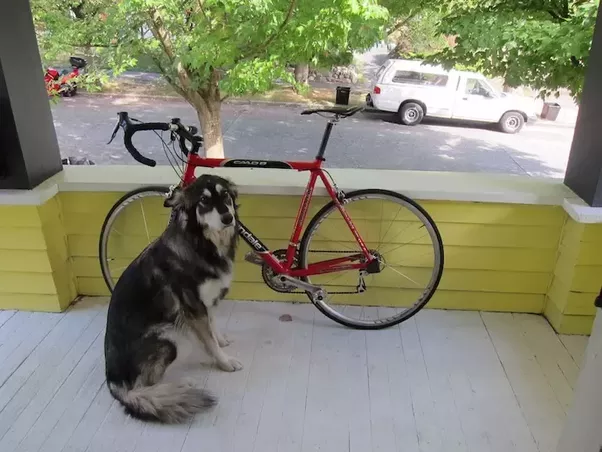
#> input picture Edge Detection/Dog.png, 602 x 452 px
$ python Edge_Canny.py
#> lines starting #> are read from the running program, lines starting #| are printed output that depends on the picture
from PIL import Image
import numpy as np


def rgb2gray(rgb):
    r, g, b = rgb[:, :, 0], rgb[:, :, 1], rgb[:, :, 2]
    gray = 0.2989 * r + 0.5870 * g + 0.1140 * b
    return gray


def convolve3d_grayscale(image, kernel):
    output = np.zeros_like(image)
    image_padded = np.zeros((image.shape[0] + kernel.shape[0] - 1, image.shape[1] + kernel.shape[1] - 1))
    image_padded[kernel.shape[0] - 2:-1:, kernel.shape[1] - 2:-1:] = image
    image_padded[0, 0] = image[0, 0]
    image_padded[-1, -1] = image[-1, -1]
    for x in range(image.shape[1]):
        for y in range(image.shape[0]):
            output[y, x] = (kernel * image_padded[y: y + kernel.shape[0], x: x + kernel.shape[1]]).sum()
    return output


def non_max_suppression(img, D):
    M, N = img.shape
    Z = np.zeros((M, N), dtype=np.int32)
    angle = D * 180. / np.pi
    angle[angle < 0] += 180

    for i in range(1, M - 1):
        for j in range(1, N - 1):
            try:
                q = 255
                r = 255

                # angle 0
                if (0 <= angle[i, j] < 22.5) or (157.5 <= angle[i, j] <= 180):
                    q = img[i, j + 1]
                    r = img[i, j - 1]
                # angle 45
                elif 22.5 <= angle[i, j] < 67.5:
                    q = img[i + 1, j - 1]
                    r = img[i - 1, j + 1]
                # angle 90
                elif 67.5 <= angle[i, j] < 112.5:
                    q = img[i + 1, j]
                    r = img[i - 1, j]
                # angle 135
                elif 112.5 <= angle[i, j] < 157.5:
                    q = img[i - 1, j - 1]
                    r = img[i + 1, j + 1]

                if (img[i, j] >= q) and (img[i, j] >= r):
                    Z[i, j] = img[i, j]
                else:
                    Z[i, j] = 0

            except IndexError as e:
                pass

    return Z


def threshold(img, weak, strong, lowThresholdRatio=0.05, highThresholdRatio=0.09):
    highThreshold = img.max() * highThresholdRatio
    lowThreshold = highThreshold * lowThresholdRatio
    M, N = img.shape
    res = np.zeros((M, N), dtype=np.int32)
    weak = np.int32(weak)
    strong = np.int32(strong)
    strong_i, strong_j = np.where(img >= highThreshold)
    zeros_i, zeros_j = np.where(img < lowThreshold)
    weak_i, weak_j = np.where((img <= highThreshold) & (img >= lowThreshold))
    res[strong_i, strong_j] = strong
    res[weak_i, weak_j] = weak
    return res, weak, strong


def hysteresis(img, weak, strong=255):
    M, N = img.shape
    for i in range(1, M - 1):
        for j in range(1, N - 1):
            if img[i, j] == weak:
                try:
                    if ((img[i + 1, j - 1] == strong) or (img[i + 1, j] == strong) or (img[i + 1, j + 1] == strong)
                            or (img[i, j - 1] == strong) or (img[i, j + 1] == strong)
                            or (img[i - 1, j - 1] == strong) or (img[i - 1, j] == strong) or (
                                    img[i - 1, j + 1] == strong)):
                        img[i, j] = strong
                    else:
                        img[i, j] = 0
                except IndexError as e:
                    pass
    return img


x_direction_kernel = np.array([[-1, 0, 1],
                               [-2, 0, 2],
                               [-1, 0, 1]], np.float32)

y_direction_kernel = np.array([[-1, -2, -1],
                               [0, 0, 0],
                               [1, 2, 1]], np.float32)

gaussian_blur = np.array([[1, 4, 6, 4, 1],
                          [4, 16, 24, 16, 4],
                          [6, 24, 36, 24, 6],
                          [4, 16, 24, 16, 4],
                          [1, 4, 6, 4, 1]]) / 256

#img = "Cube.jpg"
img = "Dog.png"
im = rgb2gray(np.array(Image.open(img)))
#> in rgb2gray, `r, g, b = rgb[:, :, 0], rgb[:, :, 1], rgb[:, :, 2]`:
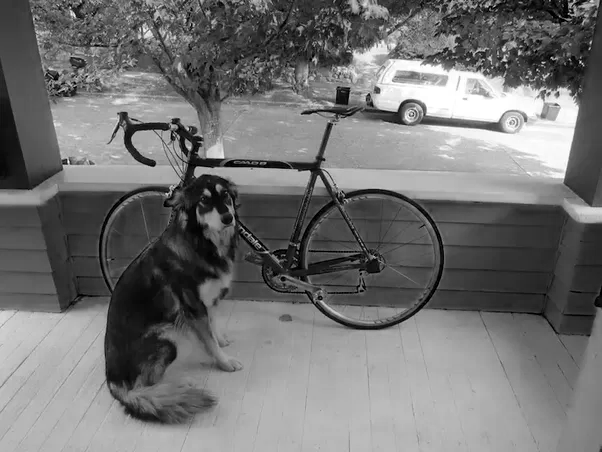
#> b: shape (452, 602); min 0, max 255, mean 114.6
im = convolve3d_grayscale(im, gaussian_blur)
#> in convolve3d_grayscale, `image_padded[0, 0] = image[0, 0]`: image_padded: shape (456, 606) float64; min 0, max 255, mean 131
#> in convolve3d_grayscale, `image_padded[-1, -1] = image[-1, -1]`: image_padded: shape (456, 606) float64; min 0, max 255, mean 131
intensity_x = convolve3d_grayscale(im, x_direction_kernel)
#> in convolve3d_grayscale (call 2), `image_padded[0, 0] = image[0, 0]`: image_padded: shape (454, 604) float64; min 0, max 254.4, mean 131.4
#> in convolve3d_grayscale (call 2), `image_padded[-1, -1] = image[-1, -1]`: image_padded: shape (454, 604) float64; min 0, max 254.4, mean 131.4
#> after the loop in convolve3d_grayscale (call 2), `for x in range(image.shape[1]):`:
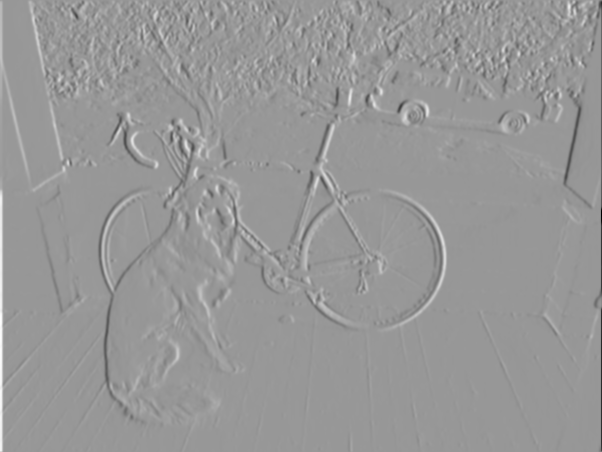
#> output: shape (452, 602) float64; min -752.1, max 511.4, mean 0.4; drawn with min black and max white
intensity_y = convolve3d_grayscale(im, y_direction_kernel)
#> after the loop in convolve3d_grayscale (call 3), `for x in range(image.shape[1]):`:
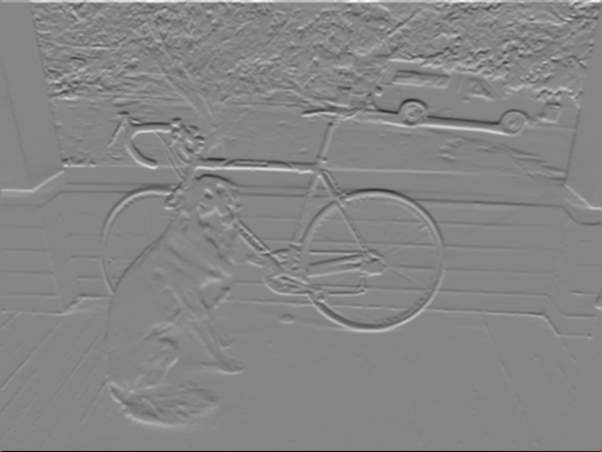
#> output: shape (452, 602) float64; min -699.1, max 635.1, mean 1; drawn with min black and max white
im = np.hypot(intensity_x, intensity_y)
im = im / im.max() * 255
theta = np.arctan2(intensity_y, intensity_x)
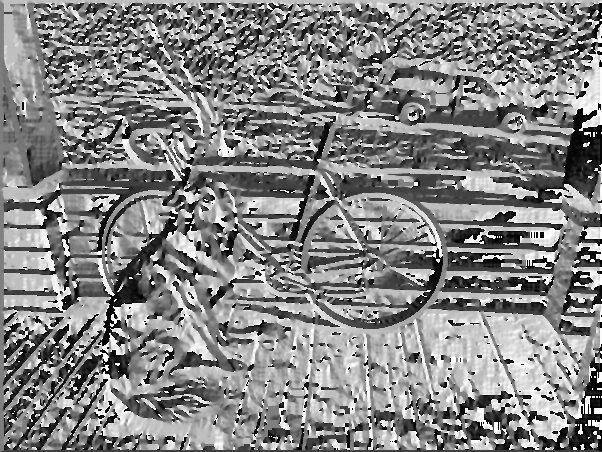
#> theta: shape (452, 602) float64; min -3.14, max 3.14, mean 0.137; drawn with min black and max white

# non maximum suppression
im = non_max_suppression(im, theta)
#> in non_max_suppression, `angle[angle < 0] += 180`:
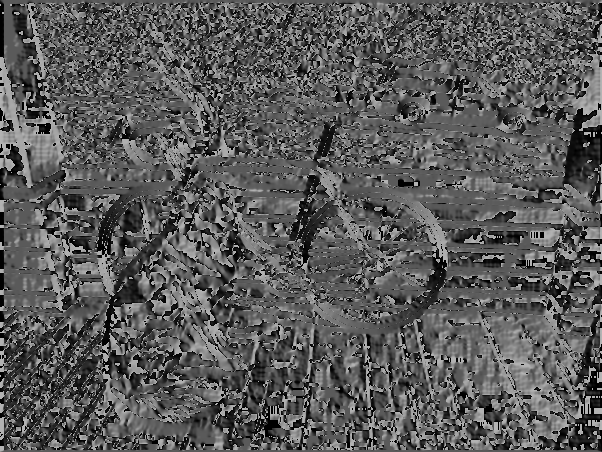
#> angle: shape (452, 602) float64; min 0, max 180, mean 89.9
#> after the loop in non_max_suppression, `for i in range(1, M - 1):`:
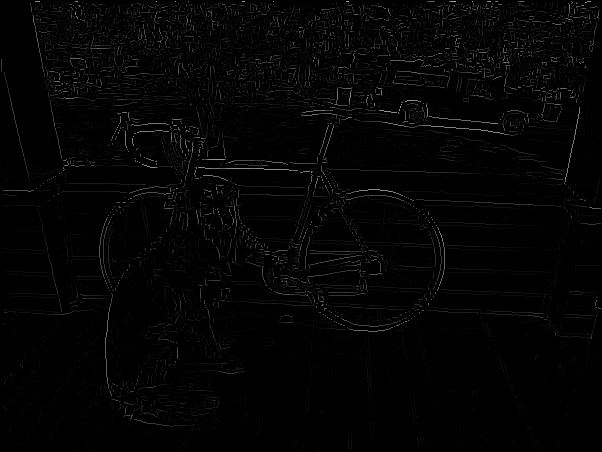
#> Z: shape (452, 602) int32; min 0, max 177, mean 3.7

# applying double threshold
weak = 75
strong = 255
canny_output = threshold(im, weak, strong, 0.05, 0.09)
#> in threshold, `highThreshold = img.max() * highThresholdRatio`: highThreshold = 15.93
#> in threshold, `lowThreshold = highThreshold * lowThresholdRatio`: lowThreshold = 0.796
#> in threshold, `strong_i, strong_j = np.where(img >= highThreshold)`: strong_i = 19965 values from 1 to 449; strong_j = 19965 values, max 600 at index 14398, min 1 at index 5734, mean 296.7
# applying hysteresis
im = hysteresis(canny_output[0], canny_output[1], canny_output[2])
#> after the loop in hysteresis, `for i in range(1, M - 1):`:
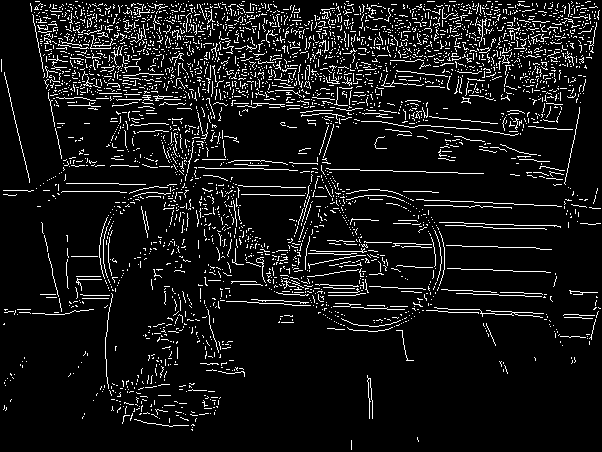
#> img: shape (452, 602) int32; 8.4% white in thin lines or dots

canny = Image.fromarray(im).convert('RGB')
#> canny: PIL image 602x452 RGB; 8.4% white in thin lines or dots
canny.show()
#canny.save('Canny_Cube.jpg')
canny.save('Canny_Dog.png')
